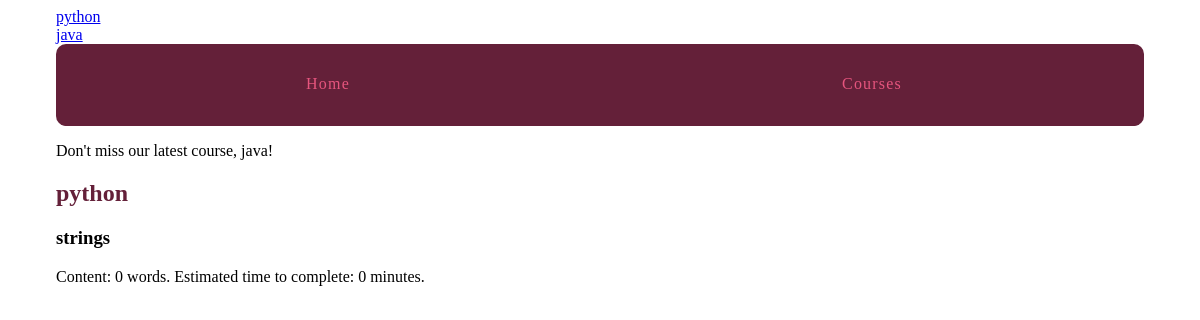
Page /courses/1/1/ on the earlier database version.
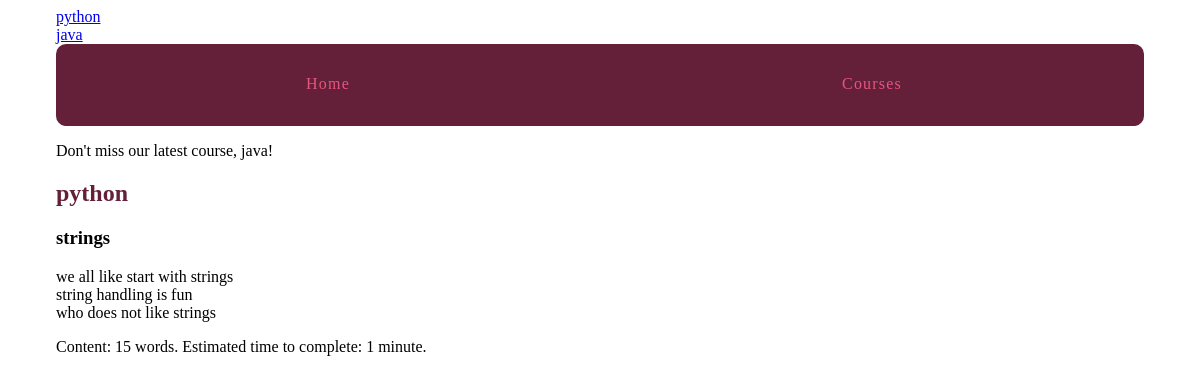
Same page on the later database version.
### courses/models.py (models this page shows, shortened)
class Step(models.Model):
	title = models.CharField(max_length=255)
	description = models.TextField()
	content =models.TextField(blank=True, default='')
	order = models.IntegerField(default=0)
	course = models.ForeignKey(Course)
	class Meta:
		ordering = ['order',]

class Course(models.Model):
	created_at = models.DateTimeField(auto_now_add=True)
	title = models.CharField(max_length=255)
	description = models.TextField()
	def __str__(self):
		return self.title

### courses/views.py (the view)
# urls.py: url(r'(?P<course_pk>\d+)/(?P<step_pk>\d+)/$', views.step_detail, name='step'),
def step_detail (request, course_pk, step_pk):
	step = get_object_or_404(Step, course_id=course_pk, pk=step_pk)
	return render(request, 'courses/step_detail.html', {'step':step})

### courses/templatetags/course_extras.py (called while the page is built)
@register.simple_tag
def newest_course():
	return Course.objects.latest('created_at')

@register.inclusion_tag('courses/course_nav.html')
def nav_courses_list():
	courses = Course.objects.all()
	return {'courses':courses}

@register.filter('time_estimate')
def time_estimate(word_count):
	minutes = round(word_count/20)
	return minutes

### courses/templates/courses/step_detail.html (shortened to what this page needs)
{% extends "layout.html" %}
{% load course_extras %}
{% block content%}
<article>
<h2>  <a href="{% url 'courses:detail' pk=step.course.pk %}">  {{step.course.title}}       </a>  </h2>
<h3>  {{step.title}} </h3>
<article>
{% with con=step.content %}
{{ con|linebreaks}} Content: {{con|wordcount}} words. Estimated time to complete: {{ con|wordcount|time_estimate }} minute{{ con|wordcount|time_estimate|pluralize}}.
{% endwith %}
{%  endblock   %}

Differences in the rows shown:
changed Step "strings": content (not shown) → "we all like start with strings string handling is fun who does not like strings"; content (not shown) → "15"; content (not shown) → "1"
Other differences:
{{ con|wordcount }}: "0" → (not shown)
{{ con|wordcount|time_estimate }}: "0" → (not shown)
